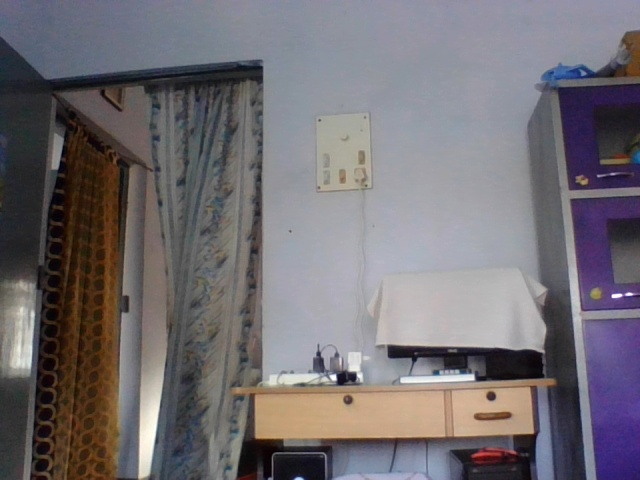
#> input picture image.jpg, 640 x 480 px
$ python invisible.py
#> lines starting #> are read from the running program, lines starting #| are printed output that depends on the picture; after the words box and inside, x2 and y2 are one past the last pixel; in counts of white or black regions, pixels touching at a corner belong together
import cv2
import numpy as np

cap = cv2.VideoCapture(0)
back = cv2.imread('./image.jpg')
#> back is the input picture: shape (480, 640, 3); mean B, G, R 114.6, 109.6, 114.3

while cap.isOpened():
    ret, frame = cap.read()
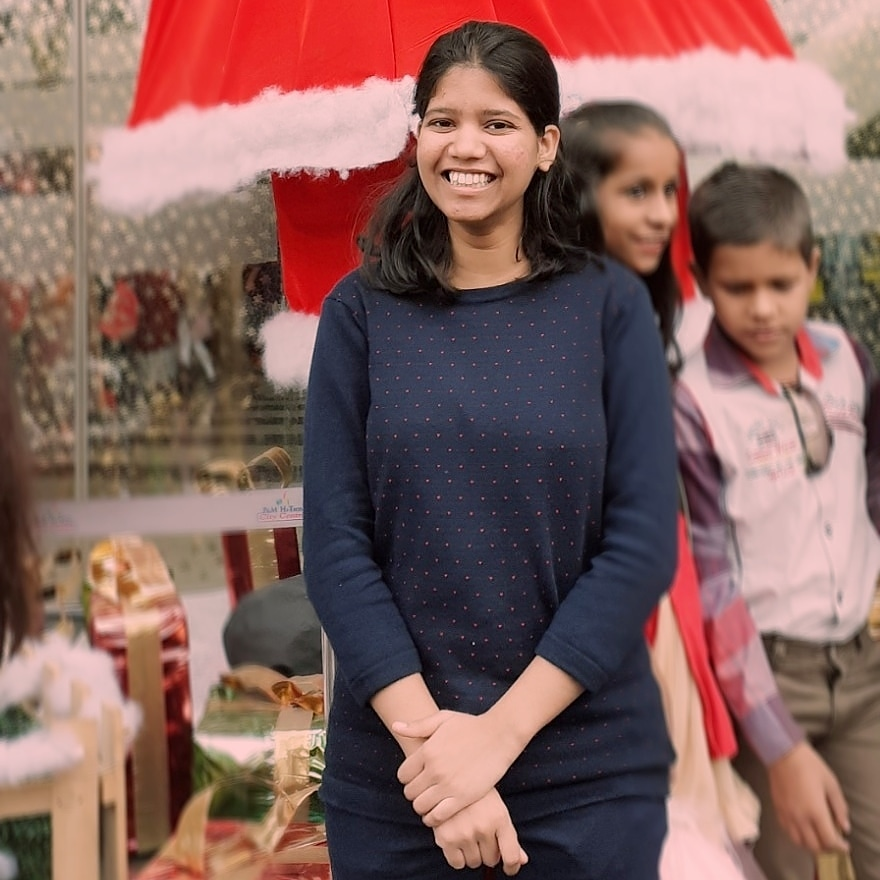
#> input picture 08.jpg, 880 x 880 px, given in place of the camera
#> frame is the input picture: shape (880, 880, 3); mean B, G, R 92.7, 97.4, 133.2
    if ret:
        hsv = cv2.cvtColor(frame,cv2.COLOR_BGR2HSV)
#> hsv: shape (880, 880, 3); mean H, S, V 52.3, 93.6, 137.6
        # cv2.imshow("hsv", hsv)
        # how to get hsv value?
        # lower: hue - 10, 100, 100, higher: h+10, 255, 255
        white = np.uint8([[[255, 0, 0]]])  # bgr value of red
        hsv_white = cv2.cvtColor(white, cv2.COLOR_BGR2HSV)
        # get hsv value of red from bgr
        #print(hsv_white)


        # # threshold the hsv value to get only red colors
        l_red = np.array([110,50,50])
        u_red = np.array([130,255,255])
        #
        mask = cv2.inRange(hsv, l_red, u_red)
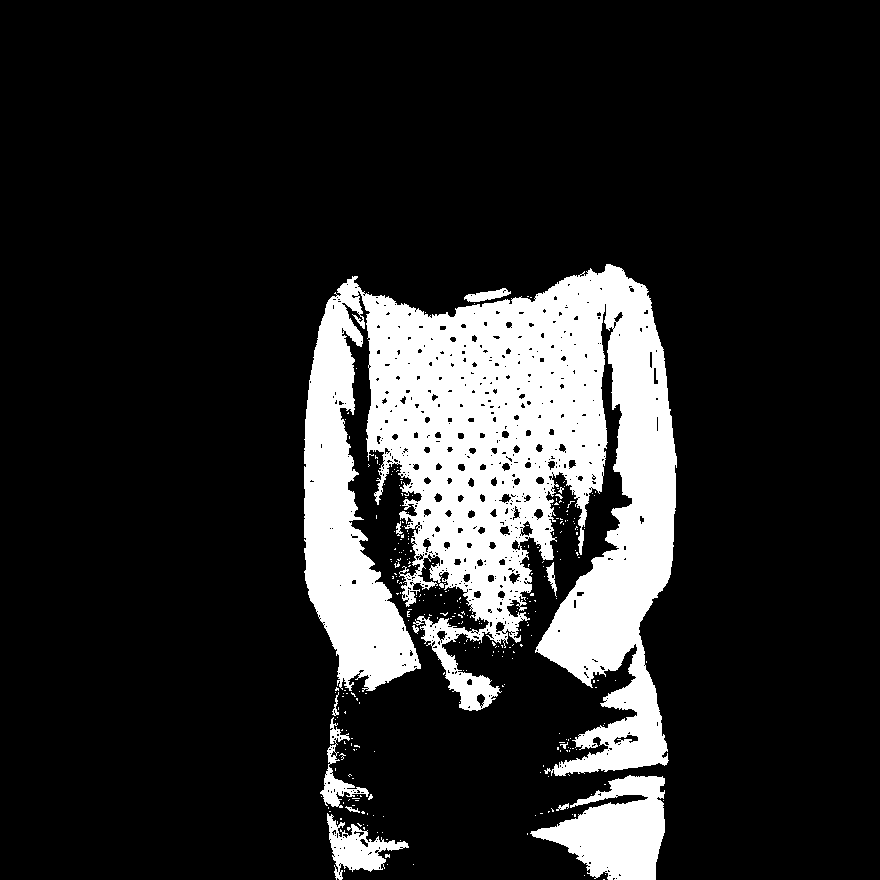
#> mask: shape (880, 880); 15.9% white; 294 white regions (282 under 20 px), largest, box (x1, y1, x2, y2) and area: (304, 264, 677, 776) 110511, (530, 775, 665, 880) 8176, (327, 813, 409, 880) 2093
        #cv2.imshow("mask", mask)
#> (the run stopped early here; a loop or call above may not have finished)
